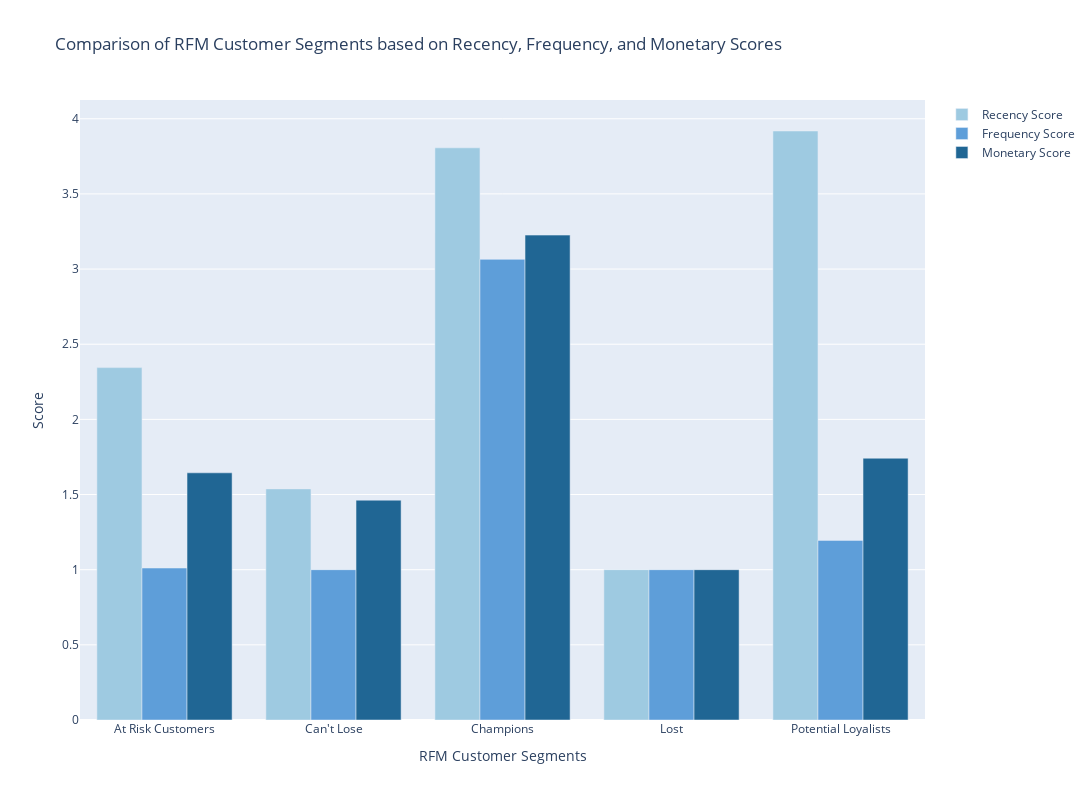

Notebook source saved alongside this figure:
### Markdown cell above
#### The bar plot shown above is reproduced below using the Plotly Python library.

### Code cell
# Create a grouped bar chart to compare segment scores using plotly python library
fig = go.Figure()

# Add bars for Recency score
fig.add_trace(
    go.Bar(
        x=customer_segment_scores["RFM Customer Segment"],
        y=customer_segment_scores["RecencyScore"],
        name="Recency Score",
        marker_color="rgb(158,202,225)",
    )
)

# Add bars for Frequency score
fig.add_trace(
    go.Bar(
        x=customer_segment_scores["RFM Customer Segment"],
        y=customer_segment_scores["FrequencyScore"],
        name="Frequency Score",
        marker_color="rgb(94,158,217)",
    )
)

# Add bars for Monetary score
fig.add_trace(
    go.Bar(
        x=customer_segment_scores["RFM Customer Segment"],
        y=customer_segment_scores["MonetaryScore"],
        name="Monetary Score",
        marker_color="rgb(32,102,148)",
    )
)

# Update the layout
fig.update_layout(
    title="Comparison of RFM Customer Segments based on Recency, Frequency, and Monetary Scores",
    xaxis_title="RFM Customer Segments",
    yaxis_title="Score",
    barmode="group",
    showlegend=True,
    width=1400,
    height=800,
)

fig.show()

### Figure 1 — Plotly figure (JSON) as saved in the notebook; plotly's stock layout.template omitted (floating-point values rounded to 4 significant figures)
{"data": [{"marker": {"color": "rgb(158,202,225)"}, "name": "Recency Score", "type": "bar", "x": ["At Risk Customers", "Can't Lose", "Champions", "Lost", "Potential Loyalists"], "y": [2.344, 1.538, 3.806, 1, 3.918]}, {"marker": {"color": "rgb(94,158,217)"}, "name": "Frequency Score", "type": "bar", "x": ["At Risk Customers", "Can't Lose", "Champions", "Lost", "Potential Loyalists"], "y": [1.011, 1, 3.065, 1, 1.195]}, {"marker": {"color": "rgb(32,102,148)"}, "name": "Monetary Score", "type": "bar", "x": ["At Risk Customers", "Can't Lose", "Champions", "Lost", "Potential Loyalists"], "y": [1.644, 1.462, 3.226, 1, 1.742]}], "layout": {"barmode": "group", "height": 800, "showlegend": true, "title": {"text": "Comparison of RFM Customer Segments based on Recency, Frequency, and Monetary Scores"}, "width": 1400, "xaxis": {"title": {"text": "RFM Customer Segments"}}, "yaxis": {"title": {"text": "Score"}}}}
